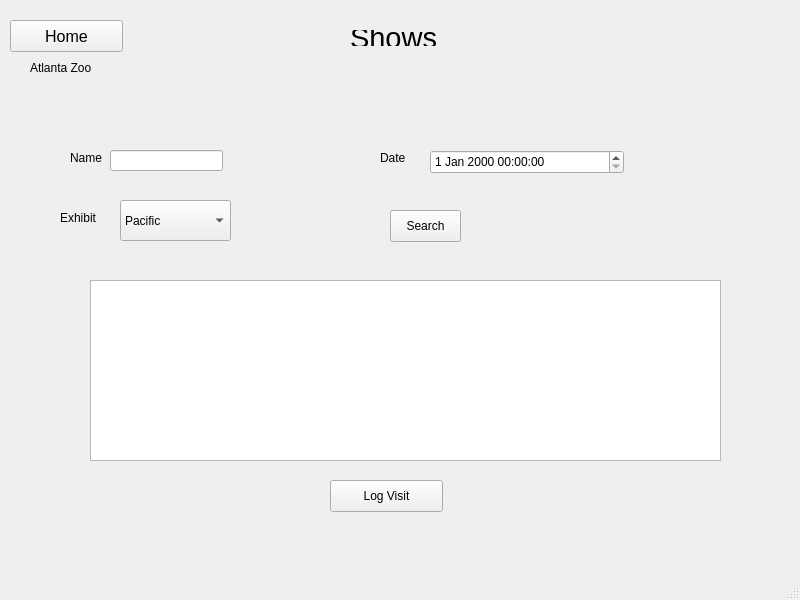
<?xml version="1.0" encoding="UTF-8"?>
<ui version="4.0">
 <class>MainWindow</class>
 <widget class="QMainWindow" name="MainWindow">
  <property name="geometry">
   <rect>
    <x>0</x>
    <y>0</y>
    <width>800</width>
    <height>600</height>
   </rect>
  </property>
  <property name="windowTitle">
   <string>MainWindow</string>
  </property>
  <widget class="QWidget" name="centralwidget">
   <widget class="QLabel" name="label_name">
    <property name="geometry">
     <rect>
      <x>70</x>
      <y>150</y>
      <width>60</width>
      <height>16</height>
     </rect>
    </property>
    <property name="text">
     <string>Name</string>
    </property>
   </widget>
   <widget class="QPushButton" name="button_home">
    <property name="geometry">
     <rect>
      <x>10</x>
      <y>20</y>
      <width>113</width>
      <height>32</height>
     </rect>
    </property>
    <property name="font">
     <font>
      <pointsize>12</pointsize>
     </font>
    </property>
    <property name="text">
     <string>Home</string>
    </property>
   </widget>
   <widget class="QPushButton" name="button_rmv_show">
    <property name="geometry">
     <rect>
      <x>330</x>
      <y>480</y>
      <width>113</width>
      <height>32</height>
     </rect>
    </property>
    <property name="text">
     <string>Log Visit</string>
    </property>
   </widget>
   <widget class="QComboBox" name="comboBox_exb">
    <property name="geometry">
     <rect>
      <x>120</x>
      <y>200</y>
      <width>111</width>
      <height>41</height>
     </rect>
    </property>
    <item>
     <property name="text">
      <string>Pacific</string>
     </property>
    </item>
    <item>
     <property name="text">
      <string>Jungle</string>
     </property>
    </item>
    <item>
     <property name="text">
      <string>Sahara</string>
     </property>
    </item>
    <item>
     <property name="text">
      <string>Mountainous</string>
     </property>
    </item>
    <item>
     <property name="text">
      <string>Birds</string>
     </property>
    </item>
   </widget>
   <widget class="QLabel" name="label_title">
    <property name="geometry">
     <rect>
      <x>30</x>
      <y>60</y>
      <width>91</width>
      <height>16</height>
     </rect>
    </property>
    <property name="text">
     <string>Atlanta Zoo</string>
    </property>
   </widget>
   <widget class="QDateTimeEdit" name="dateTimeEdit">
    <property name="geometry">
     <rect>
      <x>430</x>
      <y>150</y>
      <width>194</width>
      <height>24</height>
     </rect>
    </property>
   </widget>
   <widget class="QLabel" name="label_header">
    <property name="geometry">
     <rect>
      <x>350</x>
      <y>30</y>
      <width>101</width>
      <height>16</height>
     </rect>
    </property>
    <property name="font">
     <font>
      <family>Microsoft Sans Serif</family>
      <pointsize>22</pointsize>
     </font>
    </property>
    <property name="text">
     <string>Shows</string>
    </property>
   </widget>
   <widget class="QTableView" name="tableView">
    <property name="geometry">
     <rect>
      <x>90</x>
      <y>280</y>
      <width>631</width>
      <height>181</height>
     </rect>
    </property>
   </widget>
   <widget class="QPushButton" name="button_search">
    <property name="geometry">
     <rect>
      <x>390</x>
      <y>210</y>
      <width>71</width>
      <height>32</height>
     </rect>
    </property>
    <property name="text">
     <string>Search</string>
    </property>
   </widget>
   <widget class="QLabel" name="label_exb">
    <property name="geometry">
     <rect>
      <x>60</x>
      <y>210</y>
      <width>60</width>
      <height>16</height>
     </rect>
    </property>
    <property name="text">
     <string>Exhibit</string>
    </property>
   </widget>
   <widget class="QLineEdit" name="lineEdit_name">
    <property name="geometry">
     <rect>
      <x>110</x>
      <y>150</y>
      <width>113</width>
      <height>21</height>
     </rect>
    </property>
   </widget>
   <widget class="QLabel" name="label_date">
    <property name="geometry">
     <rect>
      <x>380</x>
      <y>150</y>
      <width>60</width>
      <height>16</height>
     </rect>
    </property>
    <property name="text">
     <string>Date</string>
    </property>
   </widget>
  </widget>
  <widget class="QMenuBar" name="menubar">
   <property name="geometry">
    <rect>
     <x>0</x>
     <y>0</y>
     <width>800</width>
     <height>22</height>
    </rect>
   </property>
  </widget>
  <widget class="QStatusBar" name="statusbar"/>
 </widget>
 <resources/>
 <connections/>
</ui>
